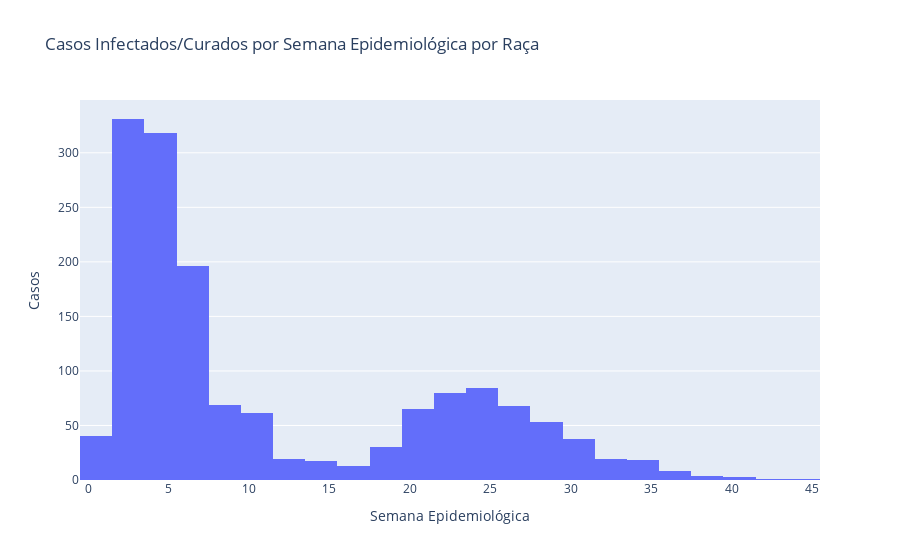

The cell this chart's notebook holds for it:
### Code cell
semana_epidemiologica(1) # Raça : 1,2,3,4,5

### Figure 1 — Plotly figure (JSON) as saved in the notebook; plotly's stock layout.template omitted (floating-point values rounded to 4 significant figures; data arrays with more than 128 entries replaced by an {"elided": "..."} marker saying what was removed)
{"data": [{"alignmentgroup": "True", "bingroup": "x", "hovertemplate": "SEM_NOT=%{x}<br>count=%{y}<extra></extra>", "legendgroup": "", "marker": {"color": "#636efa", "pattern": {"shape": ""}}, "name": "", "offsetgroup": "", "orientation": "v", "showlegend": false, "type": "histogram", "x": {"elided": "1536 int values"}, "xaxis": "x", "yaxis": "y"}], "layout": {"barmode": "relative", "legend": {"tracegroupgap": 0}, "title": {"text": "Casos Infectados/Curados por Semana Epidemiológica por Raça"}, "xaxis": {"anchor": "y", "domain": [0, 1], "title": {"text": "Semana Epidemiológica"}}, "yaxis": {"anchor": "x", "domain": [0, 1], "title": {"text": "Casos"}}}}
